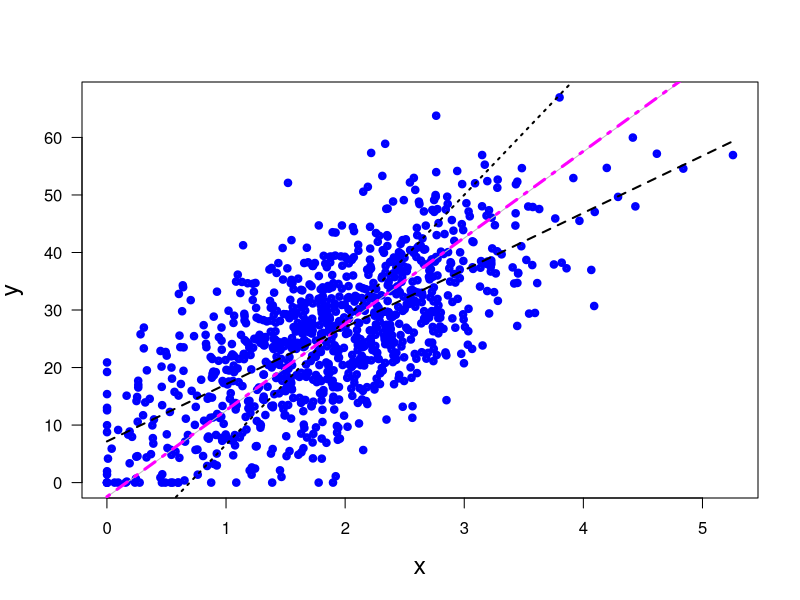

This figure's R source:
print('file: EIVnumEx2.R')
print(date())
# Errors in variables (EIV): artificial data, large sample size
# ----------------------------------------------------------------
# (1) Model parameters and generation of artificial data:
# ----------------------------------------------------------------
set.seed(1953)
SlopeTrue = 15 # true slope (N:P in mol/mol)
IcTrue = -2.5    # true intercept not equal 0 (negative -> at N=0 P is > 0)
n = 1e3    # sample size
sigxError = 0.5
sigyError = 14*sigxError # sigyError/sigxError close, however, not equal to SlopeTrue
# (1a) true P values from a normal distribution:
xiMean = 1.9    # mean xi concentration
sigxi = 0.7     # standard deviation
xiTrue = rnorm(n,xiMean,sigxi)
# (1b) remove negative values
tiny =  0.001; q = (xiTrue < tiny); xiTrue[q] = tiny
# (1c) true N values
yTrue = SlopeTrue*xiTrue+IcTrue
# (1d) add normal noise (independent from each other) with mean 0:
x = xiTrue+rnorm(n,0,sigxError)   # 'observations'
y = yTrue+rnorm(n,0,sigyError)    # 'observations'
# (1e) remove negative x, y values:
qx = (x < tiny); x[qx] = tiny
qy = (y < tiny); y[qy] = tiny
# ----------------------------------------------------------------
# (2) Estimate slope:
# ----------------------------------------------------------------
lambdaTrue = (sigxError/sigyError)^2 # variance ratio
lambda = lambdaTrue
data = data.frame(x,y)
CM = cov(data) # covariance matrix
Sxx = CM[1,1]; Syy = CM[2,2]; Sxy = CM[1,2]
SlopeMLE = (-(Sxx-lambda*Syy)+sqrt((Sxx-lambda*Syy)^2+4*lambda*Sxy^2))/(2*lambda*Sxy)
IcMLE = mean(y)-SlopeMLE*mean(x)
# ----------------------------------------------------------------
# (3) Simple linear regression (SLR): y on x
# ----------------------------------------------------------------
SLRyonx = lm(y ~ x) # 7.159        9.929 
SlopeYonx = as.numeric(SLRyonx$coefficients[2])
IcYonx = as.numeric(SLRyonx$coefficients[1])
# ----------------------------------------------------------------
# (4) Simple linear regression (SLR): x on y
# ----------------------------------------------------------------
SLRxony = lm(x ~ y) # 0.69541      0.04608
b = as.numeric(SLRxony$coefficients[2])
a = as.numeric(SLRxony$coefficients[1])
# x=b*y+a -> y = (x-a)/b -> slope = 1/b; 
SlopeXony = 1/b
IcXony = -a/b
# ----------------------------------------------------------------
# (5) Plot:
# ----------------------------------------------------------------
xp = c(0,max(x))
ypMLE = SlopeMLE*xp+IcMLE
ypYonx = SlopeYonx*xp+IcYonx
ypXony = SlopeXony*xp+IcXony
yxiTrue = SlopeTrue*xp+IcTrue
# library(latex2exp)
sflag = 1
if (sflag == 1) { # n=1e3 and true lambda gives perfect MLE results
  # png('EIVnutrientMC230126n1000.png',width=16,height=16,units='cm',res=300)
  plot(x,y,type='p',lwd=4,col='blue',xlab='x',ylab='y',las=1,cex=0.6,cex.lab=1.5)
  lines(xp,yxiTrue,col='grey',lwd=1,lty=1)
  lines(xp,ypMLE,col='magenta',lwd=3,lty=4)
  lines(xp,ypYonx,col='black',lwd=2,lty=2)
  lines(xp,ypXony,col='black',lwd=2,lty=3)
  # dev.off()
}
# ----------------------------------------------------------------
# (6) Print model parameters & results:
# ----------------------------------------------------------------
print(c(round(SlopeMLE,4),'SlopeMLE'))
print(c(SlopeTrue,'true slope'))
print(c(round(lambdaTrue,6),'lambdaTrue'))
print(c(sigxError,'sigxError'))
print(c(sigyError,'sigyError'))
print(c(round(SlopeYonx,4),'SlopeYonx'))
print(c(round(IcYonx,4),'IcYonx'))
print(c(round(SlopeXony,4),'SlopeXony'))
print(c(round(IcXony,4),'IcXony'))
# ----------------------------------------------------------------
# Remarks:
# ----------------------------------------------------------------
